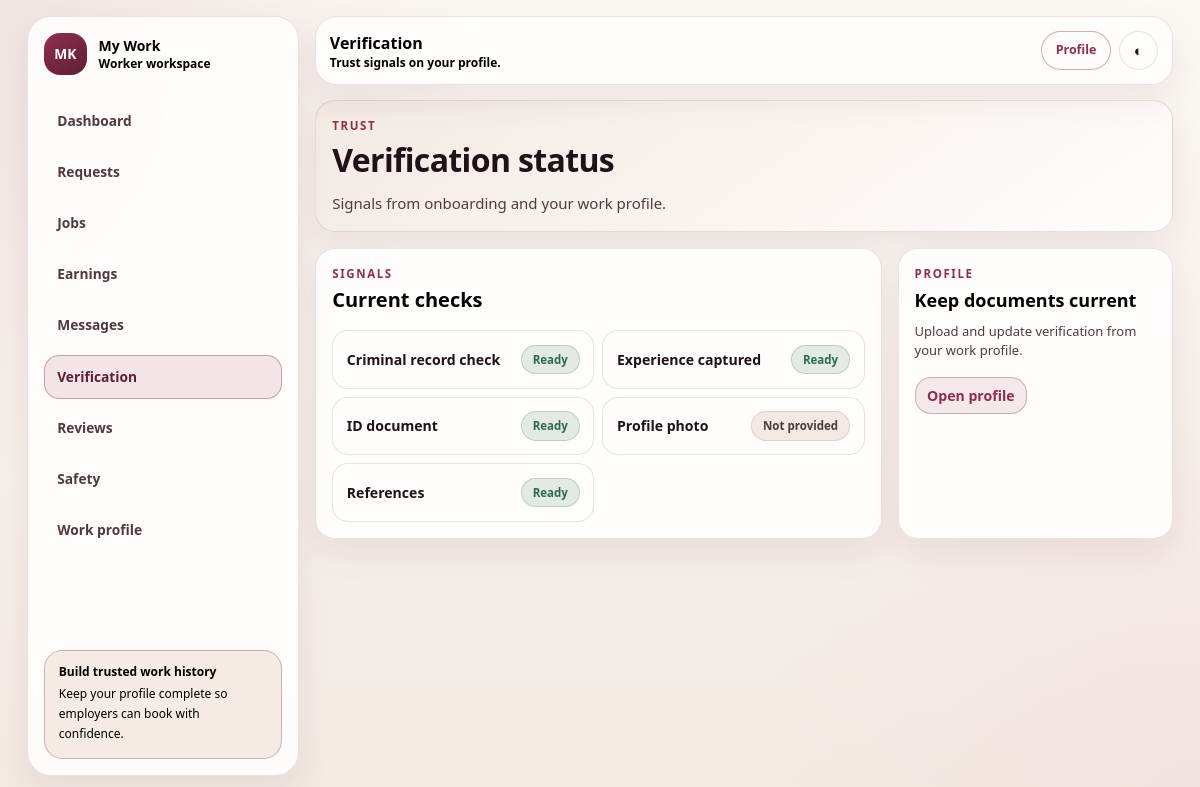
/worker/verification/ (signed in), run on the app's committed database.
### helpers/models.py (models this page shows, shortened)
class HelperTrustSignal(models.Model):
    class SignalType(models.TextChoices):
        ID_DOCUMENT = "ID_DOCUMENT", "ID document"
        CRIMINAL_RECORD_CHECK = "CRIMINAL_RECORD_CHECK", "Criminal record check"
        REFERENCES = "REFERENCES", "References"
        EXPERIENCE_CAPTURED = "EXPERIENCE_CAPTURED", "Experience captured"
        PROFILE_PHOTO = "PROFILE_PHOTO", "Profile photo"
    class SignalStatus(models.TextChoices):
        NOT_PROVIDED = "NOT_PROVIDED", "Not provided"
        READY = "READY", "Ready"
        PENDING_REVIEW = "PENDING_REVIEW", "Pending review"
        APPROVED = "APPROVED", "Approved"
        REJECTED = "REJECTED", "Rejected"
    helper = models.ForeignKey(HelperProfile, on_delete=models.CASCADE, related_name="trust_signals")
    signal_type = models.CharField(max_length=40, choices=SignalType.choices)
    status = models.CharField(max_length=20, choices=SignalStatus.choices, default=SignalStatus.NOT_PROVIDED)
    notes = models.CharField(max_length=255, blank=True)
    created_at = models.DateTimeField(auto_now_add=True)
    updated_at = models.DateTimeField(auto_now=True)
    class Meta:
        unique_together = ("helper", "signal_type")
        ordering = ["signal_type"]

### worker_portal/views.py (the view)
# urls.py: path("verification/", views.verification, name="verification"),
@login_required
@require_http_methods(["GET"])
def verification(request):
    guard = _portal_access_guard(request)
    if guard:
        return guard
    context = {**_base_context("verification"), **build_worker_dashboard_context(request.user)}
    return render(request, "worker_portal/verification.html", context)

### accounts/models.py (called while the page is built)
    @property
    def is_helper(self):
        return self.role == self.Role.HELPER

### helpers/selectors/helper_selectors.py (called while the page is built)
def get_helper_profile_for_user(user):
    return HelperProfile.objects.filter(user=user).first()

def get_helper_skills(helper_profile):
    return HelperSkill.objects.filter(helper=helper_profile).select_related("category")

def get_helper_availability(helper_profile):
    return HelperAvailability.objects.filter(helper=helper_profile)

def get_helper_trust_signals(helper_profile):
    return HelperTrustSignal.objects.filter(helper=helper_profile)

### worker_portal/selectors/portal_selectors.py (called while the page is built)
def get_worker_portal_profile(user):
    return get_helper_profile_for_user(user)

def get_worker_portal_skills(helper_profile):
    return get_helper_skills(helper_profile)

def get_worker_portal_availability(helper_profile):
    return get_helper_availability(helper_profile)

def get_worker_portal_trust_signals(helper_profile):
    return get_helper_trust_signals(helper_profile)

### worker_portal/services/dashboard_service.py (called while the page is built)
def _skills_summary(skills):
    names = [skill.category.name for skill in skills if getattr(skill, "category", None)]
    return names[:4]

def _availability_summary(helper_profile, availability_rows):
    if helper_profile and helper_profile.availability_summary:
        return helper_profile.availability_summary
    if availability_rows:
        first = availability_rows[0]
        return f"{first.get_day_of_week_display()} {first.start_time.strftime('%H:%M')}-{first.end_time.strftime('%H:%M')}"
    return "Availability not set"

### worker_portal/views.py (called while the page is built)
def _portal_access_guard(request):
    if not request.user.is_authenticated:
        return redirect("accounts:login")
    if not getattr(request.user, "is_helper", False):
        return redirect("onboarding:start")
    if not request.user.is_onboarding_complete:
        return redirect("onboarding:start")
    return None

def _base_context(nav_active):
    return {
        "nav_active": nav_active,
        "work_profile_url": "/helpers/profile/",
    }

### worker_portal/templates/worker_portal/verification.html (shortened to what this page needs)
{% extends 'base/base_worker_portal.html' %}
{% block page_title %}Verification{% endblock %}
{% block page_lead %}Trust signals on your profile.{% endblock %}
{% block content %}
<section class="mk-page-grid">
  <article class="mk-card mk-hero lg:col-span-12">
    <p class="mk-eyebrow">Trust</p>
    <h1 class="mk-page-title mt-2">Verification status</h1>
    <p class="mk-body-copy mt-3">Signals from onboarding and your work profile.</p>
  </article>
  <article class="mk-card lg:col-span-8">
    <p class="mk-eyebrow">Signals</p>
    <h2 class="mt-1 text-xl font-extrabold text-mk-text">Current checks</h2>
    <div class="mt-4 grid gap-2 sm:grid-cols-2">
      {% for signal in trust_signals %}
        <div class="mk-list-item">
          <span>{{ signal.get_signal_type_display }}</span>
          {% if signal.status == 'READY' or signal.status == 'APPROVED' %}
            <span class="mk-badge-success">{{ signal.get_status_display }}</span>
          {% elif signal.status == 'PENDING_REVIEW' %}
            <span class="mk-badge-warning">{{ signal.get_status_display }}</span>
          {% elif signal.status == 'REJECTED' %}
            <span class="mk-badge-danger">{{ signal.get_status_display }}</span>
          {% else %}
            <span class="mk-badge-neutral">{{ signal.get_status_display }}</span>
          {% endif %}
        </div>
      {% empty %}
        <div class="mk-empty-line sm:col-span-2">Complete onboarding to add trust signals.</div>
      {% endfor %}
    </div>
  </article>
  <article class="mk-card lg:col-span-4">
    <p class="mk-eyebrow">Profile</p>
    <h2 class="mt-1 text-lg font-extrabold text-mk-text">Keep documents current</h2>
    <p class="mk-muted mt-2">Upload and update verification from your work profile.</p>
    <a href="/helpers/profile/" class="mk-mini-link mt-4">Open profile</a>
  </article>
</section>
{% endblock %}

### website/static/website/css/mk-tokens.css (style rules this page uses)
:root { --mk-maroon-soft: #F1ADC3; --mk-maroon-primary: #8F2F4D; --mk-maroon-deep: #5F1F34; --beige-50: #FBF8F4; --beige-100: #F2E9E2; --mk-surface: #FFFDFC; --mk-surface-soft: #FFFFFF; --mk-text: #1F1218; --mk-muted: #4F3A42; --mk-subtext: #5C4650; --mk-border: rgba(95, 31, 52, 0.12); --mk-layout-max: 88rem; --mk-layout-gutter: 1rem; --mk-shell-max: 105rem; --mk-primary: var(--mk-maroon-primary); --mk-primary-dark: var(--mk-maroon-deep); --mk-secondary: var(--beige-100); --mk-accent: var(--mk-maroon-soft); --mk-bg: var(--beige-50); --mk-success: #2D6A4F; --mk-warning: #B45309; --mk-danger: #B91C1C; --mk-ink: var(--mk-maroon-deep); --mk-nav-bg: rgba(251, 248, 244, 0.92); --mk-shadow-soft: 0 14px 34px rgba(95, 31, 52, 0.08); --mk-shadow-lift: 0 22px 56px rgba(95, 31, 52, 0.12); }

### website/static/website/css/mk-portal.css (style rules this page uses)
* { box-sizing: border-box; }
a { text-decoration: none; }
.mk-body { background: radial-gradient(circle at top left, color-mix(in srgb, var(--mk-maroon-primary) 10%, transparent), transparent 30rem), radial-gradient(circle at bottom right, color-mix(in srgb, var(--mk-maroon-soft) 12%, transparent), transparent 28rem), linear-gradient(180deg, var(--mk-bg) 0%, var(--beige-100) 100%); }
.mk-top-link, .mk-icon-button, .mk-mini-link, .mk-chip, .mk-chip-muted { display: inline-flex; align-items: center; justify-content: center; border-radius: 9999px; font-weight: 700; }
.mk-page-grid { display: grid; grid-template-columns: repeat(1, minmax(0, 1fr)); gap: 0.9rem; }
@media (min-width: 1024px) { .mk-page-grid { grid-template-columns: repeat(12, minmax(0, 1fr)); gap: 1rem; } }
.mk-card, .mk-stat-card { border-radius: 1.25rem; border: 1px solid var(--mk-border); background: color-mix(in srgb, var(--mk-surface) 96%, transparent); padding: 1rem; box-shadow: var(--mk-shadow-soft); }
.mk-hero { background: linear-gradient(145deg, color-mix(in srgb, var(--mk-secondary) 96%, transparent), color-mix(in srgb, var(--mk-surface) 96%, transparent)); }
.mk-eyebrow, .mk-hero-kicker { font-size: 0.72rem; font-weight: 800; letter-spacing: 0.14em; text-transform: uppercase; color: var(--mk-primary); }
.mk-page-title { font-size: clamp(1.75rem, 4vw, 2rem); font-weight: 800; letter-spacing: -0.02em; line-height: 1.15; color: var(--mk-text); }
.mk-body-copy { font-size: 0.9375rem; line-height: 1.6; color: var(--mk-muted); }
.mk-muted { font-size: 0.8125rem; line-height: 1.5; color: var(--mk-muted); }
.mk-stat, .mk-stat-link, .mk-list-item { border-radius: 1rem; border: 1px solid var(--mk-border); background: var(--mk-surface); padding: 0.85rem; }
.mk-list-item { display: flex; align-items: center; justify-content: space-between; gap: 0.75rem; font-size: 0.88rem; font-weight: 600; color: var(--mk-text); }
.mk-chip, .mk-chip-muted, .mk-badge, .mk-badge-neutral, .mk-badge-success, .mk-badge-warning, .mk-badge-danger { padding: 0.32rem 0.68rem; font-size: 0.72rem; font-weight: 800; border-radius: 9999px; display: inline-flex; align-items: center; }
.mk-chip-muted, .mk-badge-neutral { background: var(--mk-secondary); color: var(--mk-muted); border: 1px solid var(--mk-border); }
.mk-badge-success { background: color-mix(in srgb, var(--mk-success) 13%, transparent); color: var(--mk-success); border: 1px solid color-mix(in srgb, var(--mk-success) 22%, transparent); }
.mk-mini-link, .mk-btn-primary, .mk-btn-secondary, .mk-btn-ghost { min-height: 2.95rem; border-radius: 1rem; font-size: 0.88rem; font-weight: 800; }
.mk-mini-link { min-height: 2.25rem; padding: 0.45rem 0.72rem; background: color-mix(in srgb, var(--mk-primary) 10%, var(--mk-surface)); color: var(--mk-primary); border: 1px solid color-mix(in srgb, var(--mk-primary) 22%, var(--mk-border)); }

### data on the page
HelperTrustSignal: signal_type "Criminal record check", status "Ready"
HelperTrustSignal: signal_type "Experience captured", status "Ready"
HelperTrustSignal: signal_type "ID document", status "Ready"
HelperTrustSignal: signal_type "Profile photo", status "Not provided"
HelperTrustSignal: signal_type "References", status "Ready"
